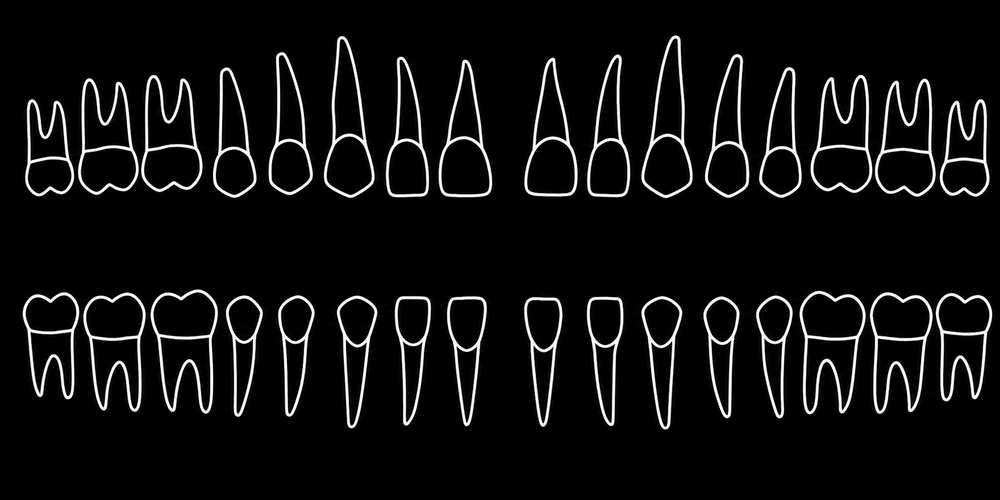
#> input picture 81c35db2-18ef-4953-ad59-a5f41ccd61e2.png, 1000 x 500 px, shrunk from 1774 x 887 before the run
$ python detect_teeth_by_projection.py 81c35db2-18ef-4953-ad59-a5f41ccd61e2.png
#> lines starting #> are read from the running program, lines starting #| are printed output that depends on the picture; after the words box and inside, x2 and y2 are one past the last pixel; in counts of white or black regions, pixels touching at a corner belong together
import argparse
import json
import os
from pathlib import Path

import cv2
import numpy as np


def load_binary_image(image_path: str, threshold: int = 80) -> tuple[np.ndarray, np.ndarray]:
    """
    Load image and convert visible/bright pixels to a binary mask.
    White = tooth pixels
    Black = background
    """

    img = cv2.imread(image_path, cv2.IMREAD_UNCHANGED)

    if img is None:
        raise FileNotFoundError(f"Could not load image: {image_path}")

    if len(img.shape) == 3 and img.shape[2] == 4:
        bgr = img[:, :, :3]
        alpha = img[:, :, 3]
        gray = cv2.cvtColor(bgr, cv2.COLOR_BGR2GRAY)

        mask = np.where((alpha > 10) & (gray > threshold), 255, 0).astype(np.uint8)
        display = bgr

    elif len(img.shape) == 3:
        display = img
        gray = cv2.cvtColor(img, cv2.COLOR_BGR2GRAY)
        _, mask = cv2.threshold(gray, threshold, 255, cv2.THRESH_BINARY)

    else:
        gray = img
        display = cv2.cvtColor(gray, cv2.COLOR_GRAY2BGR)
        _, mask = cv2.threshold(gray, threshold, 255, cv2.THRESH_BINARY)

    return display, mask


def smooth_mask(mask: np.ndarray) -> np.ndarray:
    """
    Slightly thicken the tooth strokes so projection detection is more stable.
    This does NOT need teeth to become one connected component.
    """

    kernel = cv2.getStructuringElement(cv2.MORPH_RECT, (5, 5))
    thickened = cv2.dilate(mask, kernel, iterations=1)

    return thickened


def find_runs(values: np.ndarray, min_value: int, min_length: int, gap_tolerance: int = 0) -> list[tuple[int, int]]:
    """
    Finds continuous ranges where values are above min_value.

    gap_tolerance lets small empty gaps be included inside a run.
    """

    runs = []
    in_run = False
    start = 0
    last_good = 0
    gap_count = 0

    for i, value in enumerate(values):
        if value >= min_value:
            if not in_run:
                start = i
                in_run = True

            last_good = i
            gap_count = 0

        else:
            if in_run:
                gap_count += 1

                if gap_count > gap_tolerance:
                    end = last_good

                    if end - start + 1 >= min_length:
                        runs.append((start, end))

                    in_run = False
                    gap_count = 0

    if in_run:
        end = last_good

        if end - start + 1 >= min_length:
            runs.append((start, end))

    return runs


def merge_close_runs(runs: list[tuple[int, int]], max_gap: int) -> list[tuple[int, int]]:
    """
    Merges runs that are close together.
    """

    if not runs:
        return []

    merged = [runs[0]]

    for start, end in runs[1:]:
        prev_start, prev_end = merged[-1]

        if start - prev_end <= max_gap:
            merged[-1] = (prev_start, end)
        else:
            merged.append((start, end))

    return merged


def detect_rows(mask: np.ndarray) -> list[tuple[int, int]]:
    """
    Detect horizontal tooth rows using Y projection.
    """

    height, width = mask.shape[:2]

    y_projection = np.count_nonzero(mask, axis=1)

    # A row has enough white pixels across the width.
    row_threshold = max(20, int(width * 0.01))

    rows = find_runs(
        y_projection,
        min_value=row_threshold,
        min_length=80,
        gap_tolerance=25,
    )

    rows = merge_close_runs(rows, max_gap=35)

    return rows


def detect_teeth_in_row(
    mask: np.ndarray,
    row_start: int,
    row_end: int,
    min_tooth_width: int = 35,
    min_tooth_height: int = 80,
    gap_tolerance: int = 20,
) -> list[dict]:
    """
    Within a row, detect tooth columns using X projection.
    """

    row_mask = mask[row_start:row_end + 1, :]
    row_height, image_width = row_mask.shape[:2]

    x_projection = np.count_nonzero(row_mask, axis=0)

    # A tooth column only needs a few white pixels vertically because the drawing is an outline.
    column_threshold = max(5, int(row_height * 0.04))

    column_runs = find_runs(
        x_projection,
        min_value=column_threshold,
        min_length=min_tooth_width,
        gap_tolerance=gap_tolerance,
    )

    boxes = []

    for x1, x2 in column_runs:
        tooth_crop = row_mask[:, x1:x2 + 1]

        ys, xs = np.where(tooth_crop > 0)

        if len(xs) == 0 or len(ys) == 0:
            continue

        tight_x1 = x1 + int(xs.min())
        tight_x2 = x1 + int(xs.max())
        tight_y1 = row_start + int(ys.min())
        tight_y2 = row_start + int(ys.max())

        w = tight_x2 - tight_x1 + 1
        h = tight_y2 - tight_y1 + 1

        if w < min_tooth_width:
            continue

        if h < min_tooth_height:
            continue

        boxes.append(
            {
                "x": int(tight_x1),
                "y": int(tight_y1),
                "width": int(w),
                "height": int(h),
                "center_x": int(tight_x1 + w / 2),
                "center_y": int(tight_y1 + h / 2),
            }
        )

    return boxes


def pad_box(box: dict, pad_x: int, pad_y: int, image_width: int, image_height: int) -> dict:
    """
    Expands box slightly so the click area feels better.
    """

    x = max(0, box["x"] - pad_x)
    y = max(0, box["y"] - pad_y)

    x2 = min(image_width - 1, box["x"] + box["width"] + pad_x)
    y2 = min(image_height - 1, box["y"] + box["height"] + pad_y)

    return {
        **box,
        "x": int(x),
        "y": int(y),
        "width": int(x2 - x),
        "height": int(y2 - y),
    }


def assign_ids(boxes: list[dict]) -> list[dict]:
    """
    Sort boxes top-to-bottom, then left-to-right.
    """

    boxes = sorted(boxes, key=lambda b: (b["center_y"], b["center_x"]))

    output = []

    for i, box in enumerate(boxes, start=1):
        new_box = dict(box)
        new_box["id"] = f"tooth_{i:03d}"
        new_box["label"] = f"{i:03d}"
        output.append(new_box)

    return output


def write_json(boxes: list[dict], image_width: int, image_height: int, output_path: str) -> None:
    data = {
        "image_width": image_width,
        "image_height": image_height,
        "boxes": [],
    }

    for box in boxes:
        x = box["x"]
        y = box["y"]
        w = box["width"]
        h = box["height"]

        data["boxes"].append(
            {
                "id": box["id"],
                "label": box["label"],
                "x": x,
                "y": y,
                "width": w,
                "height": h,
                "x_percent": x / image_width * 100,
                "y_percent": y / image_height * 100,
                "width_percent": w / image_width * 100,
                "height_percent": h / image_height * 100,
            }
        )

    with open(output_path, "w", encoding="utf-8") as f:
        json.dump(data, f, indent=4)


def draw_preview(display: np.ndarray, boxes: list[dict], output_path: str) -> None:
    preview = display.copy()

    for box in boxes:
        x = box["x"]
        y = box["y"]
        w = box["width"]
        h = box["height"]

        cv2.rectangle(preview, (x, y), (x + w, y + h), (0, 255, 0), 3)

        cv2.putText(
            preview,
            box["label"],
            (x, max(25, y - 8)),
            cv2.FONT_HERSHEY_SIMPLEX,
            0.8,
            (0, 255, 0),
            2,
            cv2.LINE_AA,
        )

    cv2.imwrite(output_path, preview)


def write_html(image_path: str, boxes: list[dict], image_width: int, image_height: int, output_path: str) -> None:
    image_name = os.path.basename(image_path)

    buttons = []

    for box in boxes:
        left = box["x"] / image_width * 100
        top = box["y"] / image_height * 100
        width = box["width"] / image_width * 100
        height = box["height"] / image_height * 100

        buttons.append(
            f"""
            <button
                class="tooth-button"
                data-tooth="{box["id"]}"
                style="
                    left: {left:.4f}%;
                    top: {top:.4f}%;
                    width: {width:.4f}%;
                    height: {height:.4f}%;
                "
                onclick="selectTooth('{box["id"]}')"
                title="{box["label"]}">
            </button>
            """
        )

    html = f"""<!DOCTYPE html>
<html lang="en">
<head>
    <meta charset="UTF-8">
    <title>Clickable Tooth Chart</title>

    <style>
        body {{
            background: #111;
            color: white;
            font-family: Arial, sans-serif;
            padding: 24px;
        }}

        .chart-wrapper {{
            position: relative;
            display: inline-block;
            max-width: 100%;
        }}

        .chart-wrapper img {{
            display: block;
            max-width: 100%;
            height: auto;
            user-select: none;
        }}

        .tooth-button {{
            position: absolute;
            border: 2px solid rgba(0, 255, 0, 0.35);
            background: rgba(0, 255, 0, 0.04);
            cursor: pointer;
            padding: 0;
            margin: 0;
        }}

        .tooth-button:hover {{
            background: rgba(0, 255, 0, 0.25);
            border-color: rgba(0, 255, 0, 1);
        }}

        .tooth-button.selected {{
            background: rgba(255, 215, 0, 0.35);
            border-color: rgba(255, 215, 0, 1);
        }}

        #output {{
            margin-top: 18px;
            font-size: 18px;
        }}
    </style>
</head>

<body>
    <h1>Clickable Tooth Chart</h1>

    <div class="chart-wrapper">
        <img src="{image_name}" alt="Tooth chart">

        {"".join(buttons)}
    </div>

    <div id="output">Click a tooth.</div>

    <script>
        function selectTooth(toothId) {{
            const button = document.querySelector(`[data-tooth="${{toothId}}"]`);

            if (!button) return;

            button.classList.toggle("selected");

            const selected = [...document.querySelectorAll(".tooth-button.selected")]
                .map(btn => btn.dataset.tooth);

            document.getElementById("output").textContent =
                selected.length
                    ? "Selected: " + selected.join(", ")
                    : "Click a tooth.";
        }}
    </script>
</body>
</html>
"""

    with open(output_path, "w", encoding="utf-8") as f:
        f.write(html)


def main():
    parser = argparse.ArgumentParser(description="Detect whole tooth boxes using projection segmentation.")

    parser.add_argument("image", help="Cleaned tooth image.")
    parser.add_argument("--out-dir", default="output_teeth_projection")

    parser.add_argument("--threshold", type=int, default=80)

    parser.add_argument("--min-tooth-width", type=int, default=45)
    parser.add_argument("--min-tooth-height", type=int, default=120)
    parser.add_argument("--gap-tolerance", type=int, default=35)

    parser.add_argument("--pad-x", type=int, default=10)
    parser.add_argument("--pad-y", type=int, default=10)

    args = parser.parse_args()

    out_dir = Path(args.out_dir)
    out_dir.mkdir(parents=True, exist_ok=True)

    display, mask = load_binary_image(args.image, threshold=args.threshold)
#> in load_binary_image, img is the input picture: shape (500, 1000, 3); mean B, G, R 17.1, 17.2, 17.2
#> in load_binary_image, `_, mask = cv2.threshold(gray, threshold, 255, cv2.THRESH_BINARY)`:
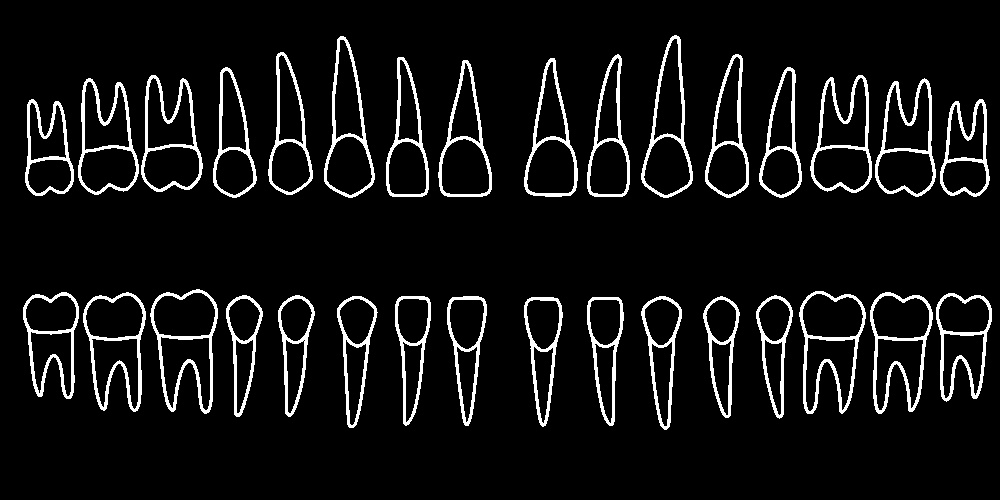
#> mask: shape (500, 1000); 7.5% white; 32 white regions, largest, box (x1, y1, x2, y2) and area: (799, 291, 866, 414) 1500, (150, 289, 218, 414) 1495, (870, 292, 933, 414) 1463
    mask = smooth_mask(mask)
#> in smooth_mask, `thickened = cv2.dilate(mask, kernel, iterations=1)`:
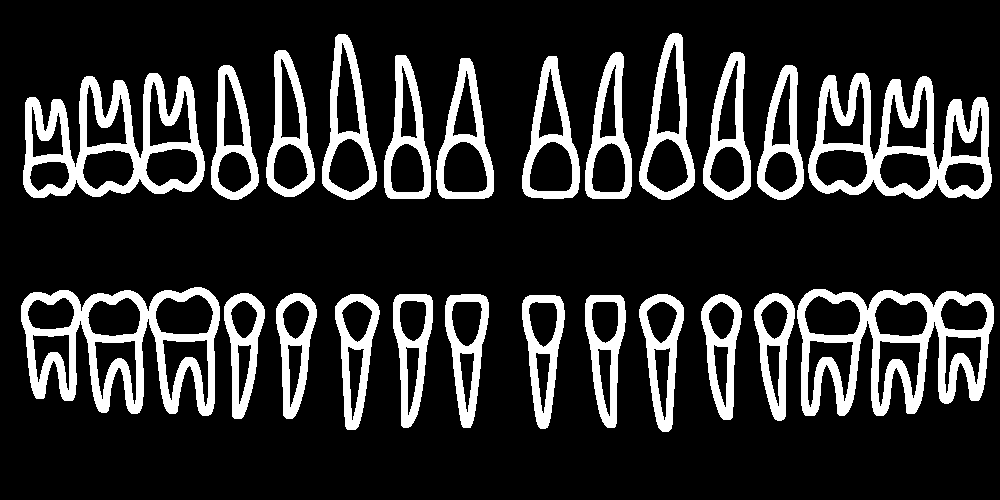
#> thickened: shape (500, 1000); 17.8% white; 24 white regions, largest, box (x1, y1, x2, y2) and area: (797, 289, 994, 416) 10094, (21, 287, 220, 416) 9976, (808, 73, 992, 199) 9320

    image_height, image_width = mask.shape[:2]
#> image_height = 500; image_width = 1000

    rows = detect_rows(mask)
#> in detect_rows, `y_projection = np.count_nonzero(mask, axis=1)`: y_projection = 500 values, max 616 at index 192, min 0 at index 0, mean 177.6
#> the loop in find_runs, `for i, value in enumerate(values):` made 500 passes
#> (value, start, in_run) on pass 36: (24, 35, True)
#> value on passes 1 to 6: 0, 0, 0, 0, 0, 0
#> after the loop in find_runs, `for i, value in enumerate(values):`: end = 429; in_run = False; runs = [(35, 199), (289, 429)]; start = 289
#> in detect_rows, `rows = find_runs( y_projection, min_value=row_threshold, min_length=80..`: rows = [(35, 199), (289, 429)]
#> in merge_close_runs, `merged = [runs[0]]`: merged = [(35, 199)]
#> the loop in merge_close_runs, `for start, end in runs[1:]:` made 1 pass
#> (start, end, prev_start, prev_end) on pass 1: (289, 429, 35, 199)
#> after the loop in merge_close_runs, `for start, end in runs[1:]:`: merged = [(35, 199), (289, 429)]
#> rows = [(35, 199), (289, 429)]

    all_boxes = []

    print(f"Detected {len(rows)} rows:")
#| Detected 2 rows:
    for i, (y1, y2) in enumerate(rows, start=1):
        print(f"  Row {i}: y={y1} to y={y2}, height={y2 - y1 + 1}")

        row_boxes = detect_teeth_in_row(
            mask,
            y1,
            y2,
            min_tooth_width=args.min_tooth_width,
            min_tooth_height=args.min_tooth_height,
            gap_tolerance=args.gap_tolerance,
        )

        print(f"    Teeth in row: {len(row_boxes)}")

        all_boxes.extend(row_boxes)
#> this loop made 2 passes
#> (i, y1, y2, row_height in detect_teeth_in_row, image_width in detect_teeth_in_row, column_threshold in detect_teeth_in_row) on passes 1 to 2: (1, 35, 199, 165, 1000, 6), (2, 289, 429, 141, 1000, 5)
#|   Row 1: y=35 to y=199, height=165
#|     Teeth in row: 1
#|   Row 2: y=289 to y=429, height=141
#|     Teeth in row: 1
#> pass 1, in detect_teeth_in_row, `row_mask = mask[row_start:row_end + 1, :]`:
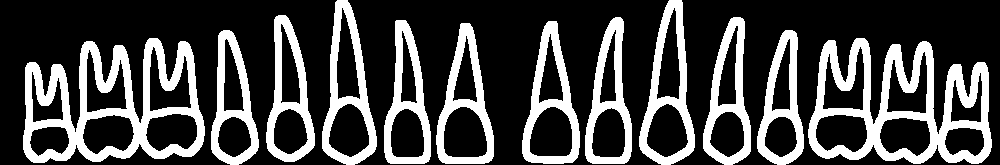
#> row_mask: shape (165, 1000); 27.6% white; 12 white regions, largest, box (x1, y1, x2, y2) and area: (808, 38, 992, 164) 9320, (23, 38, 205, 163) 9147, (639, 0, 695, 165) 3038
#> pass 2, in detect_teeth_in_row (call 2), `row_mask = mask[row_start:row_end + 1, :]`:
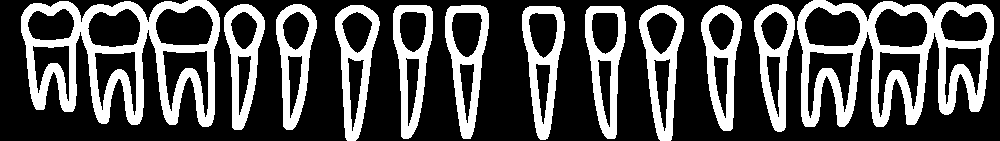
#> row_mask: shape (141, 1000); 30.6% white; 12 white regions, largest, box (x1, y1, x2, y2) and area: (797, 0, 994, 127) 10094, (21, 0, 220, 127) 9953, (639, 5, 684, 141) 2442
#> after the loop, all_boxes = 2 items

    padded_boxes = [
        pad_box(
            box,
            pad_x=args.pad_x,
            pad_y=args.pad_y,
            image_width=image_width,
            image_height=image_height,
        )
        for box in all_boxes
    ]
#> padded_boxes = 2 items

    boxes = assign_ids(padded_boxes)
#> the loop in assign_ids, `for i, box in enumerate(boxes, start=1):` made 2 passes
#> i on passes 1 to 2: 1, 2
#> boxes = 2 items

    json_path = out_dir / "teeth_boxes_projection.json"
    preview_path = out_dir / "teeth_boxes_projection_preview.png"
    html_path = out_dir / "teeth_buttons_projection.html"
    mask_path = out_dir / "projection_mask.png"

    write_json(boxes, image_width, image_height, str(json_path))
#> the loop in write_json, `for box in boxes:` made 2 passes
#> (x, y, w, h) on passes 1 to 2: (13, 25, 986, 185), (11, 279, 988, 161)
    draw_preview(display, boxes, str(preview_path))
#> the loop in draw_preview, `for box in boxes:` made 2 passes
#> after the loop in draw_preview, `for box in boxes:`:
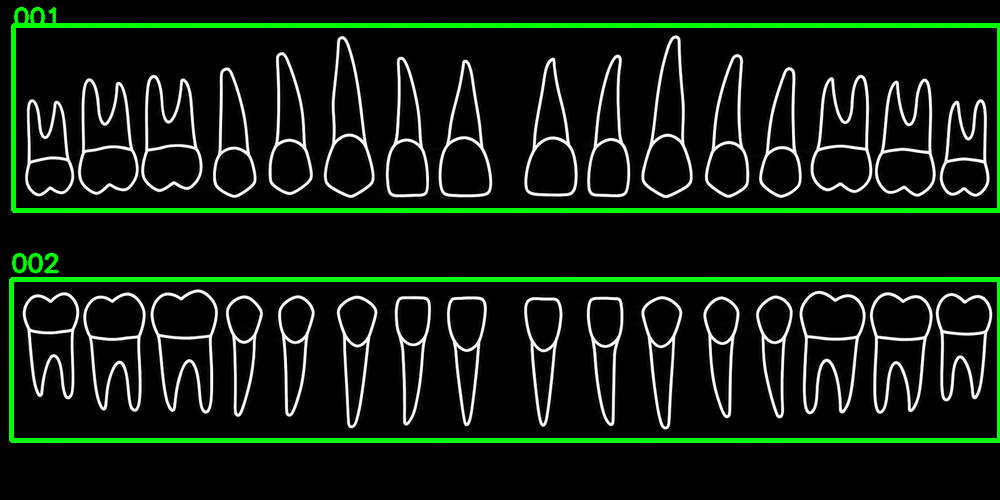
#> preview: shape (500, 1000, 3); 4.73% of pixels changed, all inside (x1, y1, x2, y2) = (9, 6, 1000, 443)
    write_html(args.image, boxes, image_width, image_height, str(html_path))
#> the loop in write_html, `for box in boxes:` made 2 passes
#> (left, top, width, height) on passes 1 to 2: (1.3, 5, 98.6, 37), (1.1, 55.8, 98.8, 32.2)
    cv2.imwrite(str(mask_path), mask)

    print()
    print(f"Detected {len(boxes)} tooth boxes total.")
#| Detected 2 tooth boxes total.
    print(f"JSON:    {json_path}")
    print(f"Preview: {preview_path}")
    print(f"HTML:    {html_path}")
    print(f"Mask:    {mask_path}")


if __name__ == "__main__":
    main()
